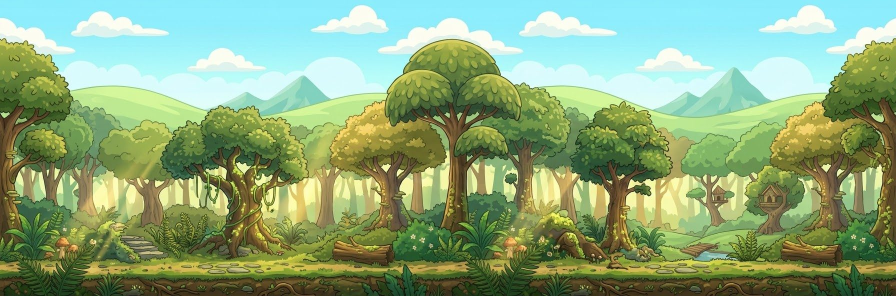
#> input picture assets/bg/bosque.jpg, 1792 x 592 px (shown at 1/2 size)
$ python -i vertical.py   (imports and definitions only)
#> lines starting #> are read from the running program, lines starting #| are printed output that depends on the picture
"""Versões verticais (1080x1920) do trailer, para status do WhatsApp.
  vA  Tela cheia  — 60 s, gameplay ocupando a tela, seguindo o Tomé, fase por fase
  vB  Moldura     — 60 s, gameplay num quadro grande com a trilha das 6 fases embaixo
  vC  Teaser      — 30 s, cortes rápidos, as 6 fases em sequência
Mesmo enredo: a Isis na varanda, a sombra, o sumiço, a trilha de lápis, quadrinhos e perguntas.
Ninguém revela quem levou a Isis.
Uso: python3 vertical.py [vA vB vC]  ->  /tmp/vid/encontre-a_vertical_<v>.mp4
Requer os trechos em /tmp/vid/hi (ver build.py)."""
import os, sys, math, subprocess, hashlib
from PIL import Image, ImageDraw, ImageFont, ImageFilter
from build import load_pos, nframes, HI

R = '/home/claude/find-her-godot/'
OUT = '/tmp/vid/vseg/'
F = '/tmp/vid/fonts/'
A = R + 'assets/audio/'
W, H, FPS = 1080, 1920, 30
SW, SH = 2560, 1440
GOLD = (242, 210, 138)
CREAM = (240, 228, 200)
YEL = (255, 214, 77)
INK = (30, 15, 5)

FASES = ['MANHÃ', 'TARDE', 'PÂNTANO', 'NEVE', 'NOITE', 'MINA']
FASE_COR = [(150, 210, 120), (240, 160, 70), (110, 170, 140), (170, 210, 240), (150, 140, 230), (210, 170, 110)]
FASE_BG = ['assets/bg/bosque.jpg', 'assets/bg/tarde.jpg', 'assets/bg/pantano.jpg', 'assets/bg/neve.jpg',
           'assets/bg/noite.jpg', 'assets/bg/noite.jpg']

_fc = {}


# [5 lines left out: function font, not called in this run]


def ease(t):
    t = max(0.0, min(1.0, t))
    return t * t * (3 - 2 * t)


# [4 lines left out: function ramp, not called in this run]


def cover(path, w=W, h=H, blur=0, dark=0.0):
#> called with path = '../../../assets/bg/bosque.jpg', w = 1080, h = 1920, blur = 0, dark = 0
    im = Image.open(path).convert('RGB')
#> im is the input picture: PIL image 1792x592 RGB; mean R, G, B 139.2, 167.8, 123.8
    s = max(w / im.width, h / im.height)
#> s = 3.24
    im = im.resize((math.ceil(im.width * s), math.ceil(im.height * s)), Image.LANCZOS)
#> im: PIL image 5812x1920 RGB
    x, y = (im.width - w) // 2, (im.height - h) // 2
#> x = 2366; y = 0
    im = im.crop((x, y, x + w, y + h))
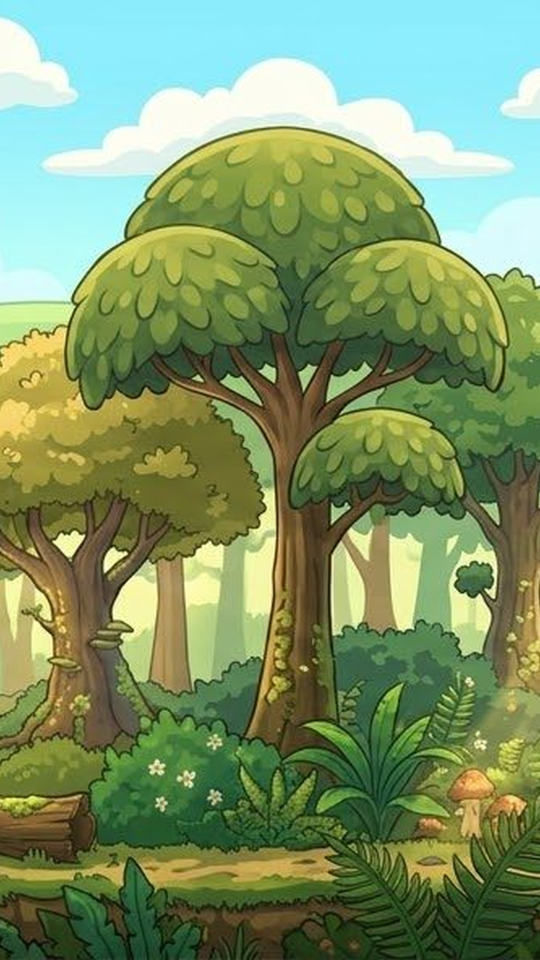
#> im: PIL image 1080x1920 RGB (shown at 1/2 size); mean R, G, B 125.3, 149.1, 103.8
    if blur:
        im = im.filter(ImageFilter.GaussianBlur(blur))
    if dark:
        im = Image.blend(im, Image.new('RGB', (w, h), (8, 6, 4)), dark)
    return im


# [72 lines left out: functions wrap, text_layer, over, pill, paste_a, vignette, not called in this run]


VIG = None


# [31 lines left out: functions writer, render, framed_panel, not called in this run]


def balloon(t):
    return pill(t, 42, (255, 243, 207, 255), (40, 26, 12), 'Lora-Italic', 940)


# ======================================================== cartelas verticais
# [55 lines left out: functions c_abertura, c_sumiu, c_titulo, not called in this run]


def c_pergunta(txt, bg):
    # [10 lines left out: function mk, not called in this run]
    return mk


def c_quadro(comic, bg, cap):
    # [17 lines left out: function mk, not called in this run]
    return mk


# [79 lines left out: functions c_pista, c_fases, c_final, not called in this run]


CARDS = {
    'abertura': c_abertura, 'sumiu': c_sumiu, 'titulo': c_titulo, 'pista': c_pista, 'fases': c_fases,
    'final': c_final,
    'p_quem': c_pergunta('QUEM A LEVOU?', 'assets/bg/tarde.jpg'),
    'p_onde': c_pergunta('PARA ONDE?', 'assets/bg/pantano.jpg'),
    'p_porque': c_pergunta('E POR QUÊ?', 'assets/bg/noite.jpg'),
    'q_cipo': c_quadro('cipo', 'assets/bg/bosque.jpg', 'Um lápis lá no alto... ela passou por aqui!'),
    'q_toxico': c_quadro('toxico', 'assets/bg/pantano.jpg', 'Essa água... alguém envenenou o brejo?'),
    'q_neve': c_quadro('neve', 'assets/bg/neve.jpg', 'Brrr... aguenta firme, Isis!'),
    'q_pipoca': c_quadro('pipoca', 'assets/bg/neve.jpg', 'Pipoca! Você sentiu o cheiro dela?'),
    'q_aviao': c_quadro('aviao_b', 'assets/bg/neve.jpg', 'Daqui de cima eu vejo a mina!'),
    'q_mina': c_quadro('mina', 'assets/bg/noite.jpg', 'Escuro demais... ainda bem que eu trouxe a lanterna.'),
}


# [94 lines left out: functions card, vclip, not called in this run]


# ======================================================== roteiros
# cenas: (seg, início, duração, fase, legenda, opções)
def g(seg, st, du, fase, cap=None, **op):
    return ('g', seg, st, du, fase, cap, op)


def c(name, du):
    return ('c', name, du)


MANHA = [g('a_inicio', 0.3, 2.0, 0, 'Só ficou uma trilha de lápis de cor...'),
         g('a_inicio', 2.4, 1.8, 0, 'Rasteje sob as toras'),
         g('a_inicio', 4.5, 1.8, 0, None),
         g('a_estaca', 0.3, 3.0, 0, 'Mergulhe na estaca e baixe a ponte'),
         g('a_escada', 7.0, 2.0, 0, 'Desça as escadas da casa na árvore')]
TARDE = [g('a_galho', 0.2, 2.0, 1, 'Pulo duplo até o galho alto'),
         g('a_galho', 3.4, 1.8, 1, 'Balance no cipó'),
         g('a_chao', 0.6, 3.0, 1, 'O mergulho racha o chão!'),
         g('flor', 0.6, 1.8, 1, 'Flores-catapulta'),
         g('a_planar', 1.0, 2.6, 1, 'Infle e flutue sobre o bosque'),
         g('a_regias', 0.3, 2.6, 1, 'Pule nas vitórias-régias')]
PANTANO = [g('a_colmeia', 0.0, 2.6, 2, 'Abaixe para não acordar a colmeia'),
           g('a_colmeia', 3.4, 2.0, 2, "Mergulhe pelos túneis d'água", bias=(0, 0)),
           g('regias', 7.6, 2.6, 2, 'De cipó em cipó sobre o lamaçal'),
           g('corda', 1.4, 2.0, 2, 'Pendurado na corda'),
           g('jangada', 1.5, 2.0, 2, 'Desça a correnteza de jangada')]
NEVE = [g('bolaneve', 1.5, 2.0, 3, 'Empurre bolas de neve gigantes'),
        g('cavalo', 2.2, 2.0, 3, 'Cavalgada pela trilha nevada', fixed=(.55, .6)),
        g('ponte', 1.0, 1.8, 3, 'A ponte está se soltando!'),
        g('urso', 0.8, 1.6, 3, None),
        g('voo', 19.0, 2.2, 3, 'Voe de biplano até a mina', fixed=(.45, .5))]
NOITE = [g('a_noite', 0.2, 2.0, 4, 'Passe pelo machado na hora certa', gm=1.2),
         g('a_noite', 4.4, 3.0, 4, 'Cogumelos saltadores!', gm=1.2),
         g('a_noite', 8.0, 2.6, 4, None, gm=1.2)]
MINA = [g('a_tabuas', 0.3, 2.4, 5, 'Tábuas podres sobre o abismo', gm=1.45),
        g('pedra', 26.0, 1.6, 5, 'Fuja da pedra gigante!', gm=1.5, bias=(-.08, .03)),
        g('pedra', 33.4, 2.0, 5, 'Abaixe no buraco... e deixe passar!', gm=1.5, bias=(-.04, .03))]


def pick(lst, idx, durs=None, caps=True):
    out = []
    for j, i in enumerate(idx):
        e = lst[i]
        d = durs[j] if durs else e[3]
        out.append(e[:3] + (d, e[4], e[5] if caps else None, e[6]))
    return out


def stamp_first(lst):
    """marca a primeira cena de cada fase com o nome grande da fase"""
    return [lst[0][:6] + (dict(lst[0][6], stamp=True),)] + lst[1:]


V = {
    'vA': ('cheia', 60.0,
           [c('abertura', 5.6), c('sumiu', 2.4), c('titulo', 2.4)]
           + stamp_first(pick(MANHA, [0, 1, 3, 4]))
           + [c('q_cipo', 1.6)]
           + stamp_first(pick(TARDE, [0, 2, 4, 5]))
           + [c('p_quem', 1.2)]
           + stamp_first(pick(PANTANO, [0, 1, 2]))
           + [c('q_toxico', 1.6)]
           + stamp_first(pick(NEVE, [0, 1, 2, 4]))
           + [c('p_onde', 1.2)]
           + stamp_first(pick(NOITE, [0, 1]))
           + [c('q_mina', 1.7)]
           + stamp_first(pick(MINA, [0, 1, 2]))
           + [c('p_porque', 1.2), c('final', 4.8)]),
    'vB': ('moldura', 60.0,
           [c('abertura', 5.6), c('sumiu', 2.4), c('titulo', 2.2), c('fases', 2.4)]
           + pick(MANHA, [0, 3, 4, 2]) + [c('q_cipo', 1.6)]
           + pick(TARDE, [0, 1, 2, 4]) + [c('p_quem', 1.2)]
           + pick(PANTANO, [0, 1, 2, 4]) + [c('q_pipoca', 1.6)]
           + pick(NEVE, [1, 2, 3, 4]) + [c('p_onde', 1.2)]
           + pick(NOITE, [0, 1, 2])
           + pick(MINA, [0, 1, 2]) + [c('p_porque', 1.2), c('final', 4.8)]),
    'vC': ('cheia', 30.0,
           [c('abertura', 3.6), c('sumiu', 1.7), c('titulo', 1.7)]
           + stamp_first(pick(MANHA, [3, 0], [1.6, 1.0]))
           + stamp_first(pick(TARDE, [2, 4], [1.5, 1.4]))
           + stamp_first(pick(PANTANO, [0, 2], [1.4, 1.3]))
           + [c('p_quem', 1.0)]
           + stamp_first(pick(NEVE, [1, 4], [1.3, 1.3]))
           + stamp_first(pick(NOITE, [1], [1.8]))
           + stamp_first(pick(MINA, [1, 2], [1.2, 1.3]))
           + [c('final', 3.6)]),
}


def dur(p):
    return float(subprocess.run(['ffprobe', '-v', 'error', '-show_entries', 'format=duration', '-of', 'csv=p=0', p],
                                capture_output=True, text=True).stdout)


# [57 lines left out: functions fit, montar, not called in this run]


# [10 lines not run here, left out]

>>> result = cover('../../../assets/bg/bosque.jpg')

$ run again, on assets/bg/amanhecer.jpg
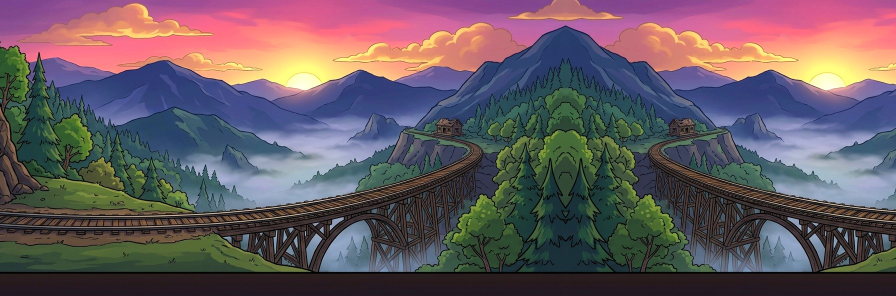
#> input picture assets/bg/amanhecer.jpg, 1792 x 592 px (shown at 1/2 size)
#> in cover, im is the input picture: PIL image 1792x592 RGB; mean R, G, B 102.7, 89.8, 97.1
#> in cover, `im = im.crop((x, y, x + w, y + h))`:
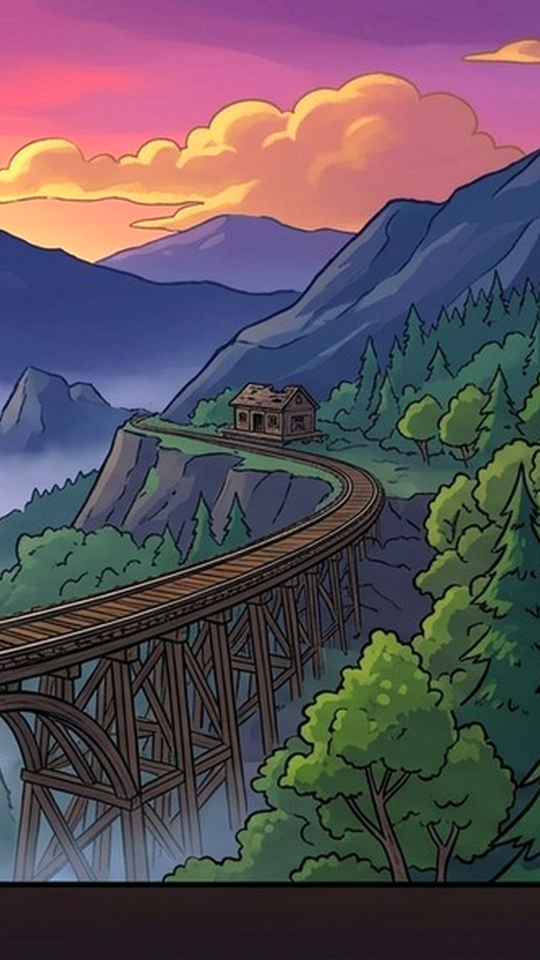
#> im: PIL image 1080x1920 RGB (shown at 1/2 size); mean R, G, B 92.6, 80.2, 89.5

$ run again, on assets/bg/caverna.jpg
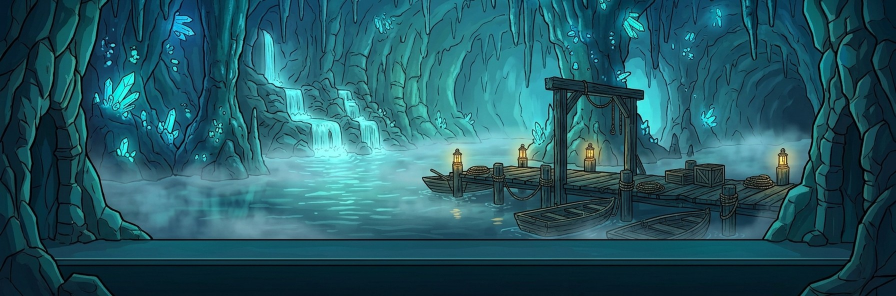
#> input picture assets/bg/caverna.jpg, 1792 x 592 px (shown at 1/2 size)
#> in cover, im is the input picture: PIL image 1792x592 RGB; mean R, G, B 35.3, 89, 99.8
#> in cover, `im = im.crop((x, y, x + w, y + h))`:
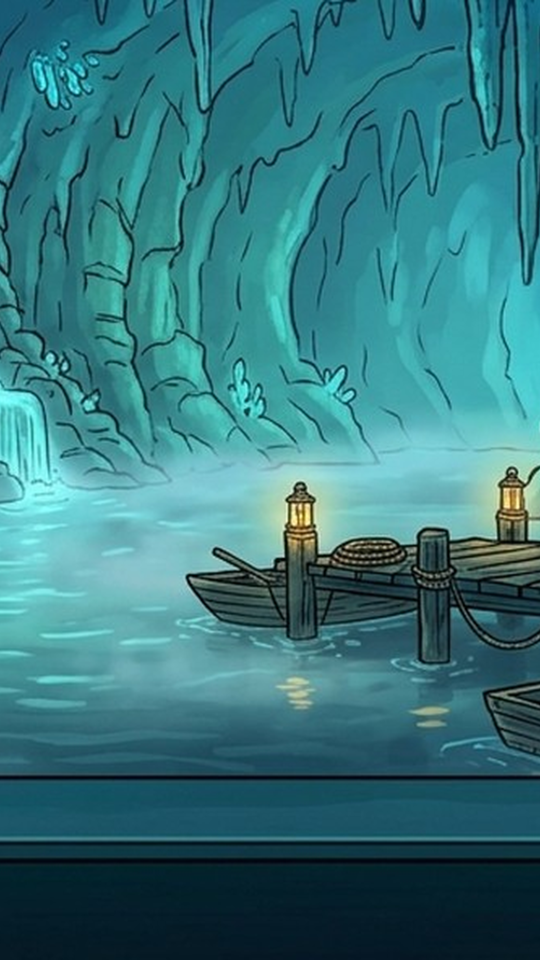
#> im: PIL image 1080x1920 RGB (shown at 1/2 size); mean R, G, B 53.1, 119.6, 126.3
